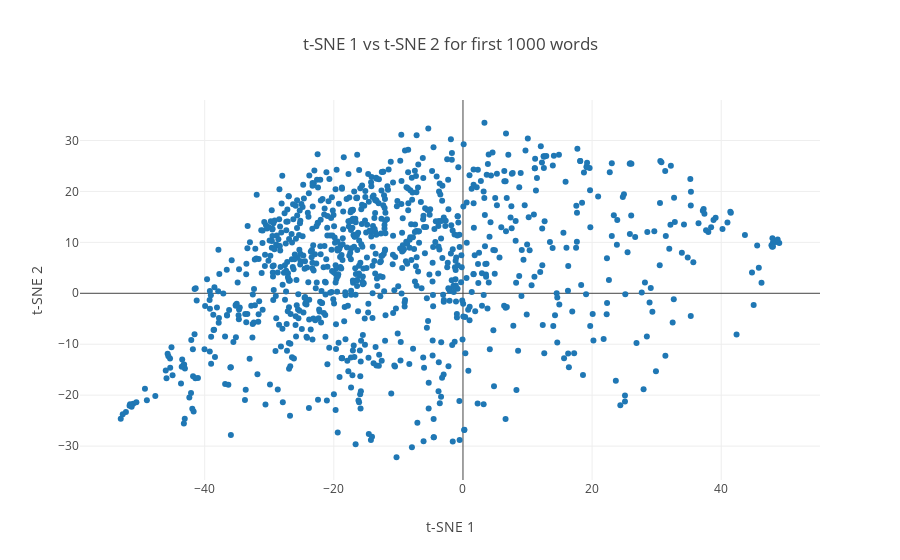

Notebook code for this chart:
### Code cell
number_of_words = 1000
trace = go.Scatter(
    x=X_embedded[0:number_of_words,0], 
    y=X_embedded[0:number_of_words,1],
    mode='markers',
    text=word_list[0:number_of_words]
)
layout = dict(title='t-SNE 1 vs t-SNE 2 for first 1000 words ',
              yaxis=dict(title='t-SNE 2'),
              xaxis=dict(title='t-SNE 1'),
              hovermode='closest')
fig = dict(data=[trace], layout=layout)
py.iplot(fig)

### Figure 1 — Plotly figure (JSON) as saved in the notebook; plotly's stock layout.template omitted (floating-point values rounded to 4 significant figures; data arrays with more than 128 entries replaced by an {"elided": "..."} marker saying what was removed)
{"data": [{"mode": "markers", "text": {"elided": "1000 str values"}, "type": "scatter", "x": {"elided": "1000 float values"}, "y": {"elided": "1000 float values"}}], "layout": {"hovermode": "closest", "title": "t-SNE 1 vs t-SNE 2 for first 1000 words ", "xaxis": {"title": "t-SNE 1"}, "yaxis": {"title": "t-SNE 2"}}}
